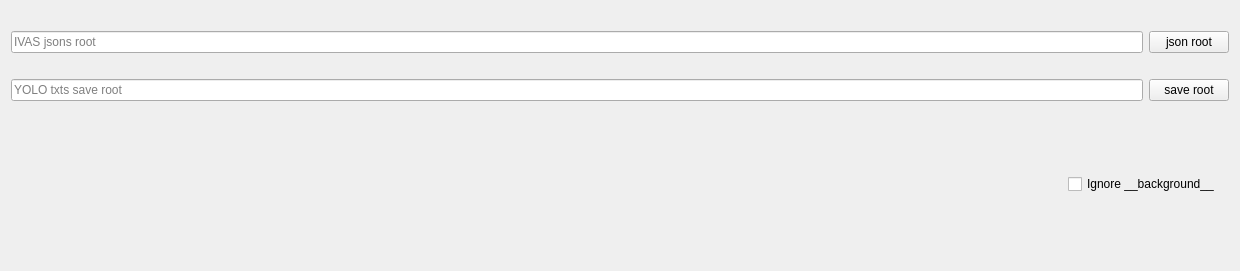
            <widget class="QWidget" name="toolbox_item_ivas2yolo">
             <property name="geometry">
              <rect>
               <x>0</x>
               <y>0</y>
               <width>1240</width>
               <height>271</height>
              </rect>
             </property>
             <attribute name="label">
              <string>IVAS to YOLO</string>
             </attribute>
             <layout class="QVBoxLayout" name="verticalLayout_11">
              <item>
               <widget class="QWidget" name="widget_13" native="true">
                <layout class="QVBoxLayout" name="verticalLayout_12">
                 <property name="leftMargin">
                  <number>0</number>
                 </property>
                 <property name="topMargin">
                  <number>0</number>
                 </property>
                 <property name="rightMargin">
                  <number>0</number>
                 </property>
                 <property name="bottomMargin">
                  <number>20</number>
                 </property>
                 <item>
                  <widget class="QWidget" name="widget_14" native="true">
                   <layout class="QGridLayout" name="gridLayout_4">
                    <property name="leftMargin">
                     <number>0</number>
                    </property>
                    <property name="topMargin">
                     <number>0</number>
                    </property>
                    <property name="rightMargin">
                     <number>0</number>
                    </property>
                    <property name="bottomMargin">
                     <number>0</number>
                    </property>
                    <item row="1" column="1">
                     <widget class="QPushButton" name="pushButton_ivas2yolo_yolo_txt_root">
                      <property name="text">
                       <string>save root</string>
                      </property>
                     </widget>
                    </item>
                    <item row="1" column="0">
                     <widget class="QLineEdit" name="lineEdit_ivas2yolo_yolo_txt_root">
                      <property name="readOnly">
                       <bool>true</bool>
                      </property>
                      <property name="placeholderText">
                       <string>YOLO txts save root</string>
                      </property>
                     </widget>
                    </item>
                    <item row="0" column="0">
                     <widget class="QLineEdit" name="lineEdit_ivas2yolo_ivas_json_root">
                      <property name="readOnly">
                       <bool>true</bool>
                      </property>
                      <property name="placeholderText">
                       <string>IVAS jsons root</string>
                      </property>
                     </widget>
                    </item>
                    <item row="0" column="1">
                     <widget class="QPushButton" name="pushButton_ivas2yolo_ivas_json_root">
                      <property name="text">
                       <string>json root</string>
                      </property>
                     </widget>
                    </item>
                   </layout>
                  </widget>
                 </item>
                 <item>
                  <widget class="QWidget" name="widget_23" native="true">
                   <layout class="QHBoxLayout" name="horizontalLayout_6">
                    <item>
                     <spacer name="horizontalSpacer_5">
                      <property name="orientation">
                       <enum>Qt::Horizontal</enum>
                      </property>
                      <property name="sizeHint" stdset="0">
                       <size>
                        <width>1015</width>
                        <height>20</height>
                       </size>
                      </property>
                     </spacer>
                    </item>
                    <item>
                     <widget class="QCheckBox" name="checkBox_ignore_background">
                      <property name="text">
                       <string>Ignore __background__</string>
                      </property>
                     </widget>
                    </item>
                   </layout>
                  </widget>
                 </item>
                </layout>
               </widget>
              </item>
             </layout>
            </widget>
